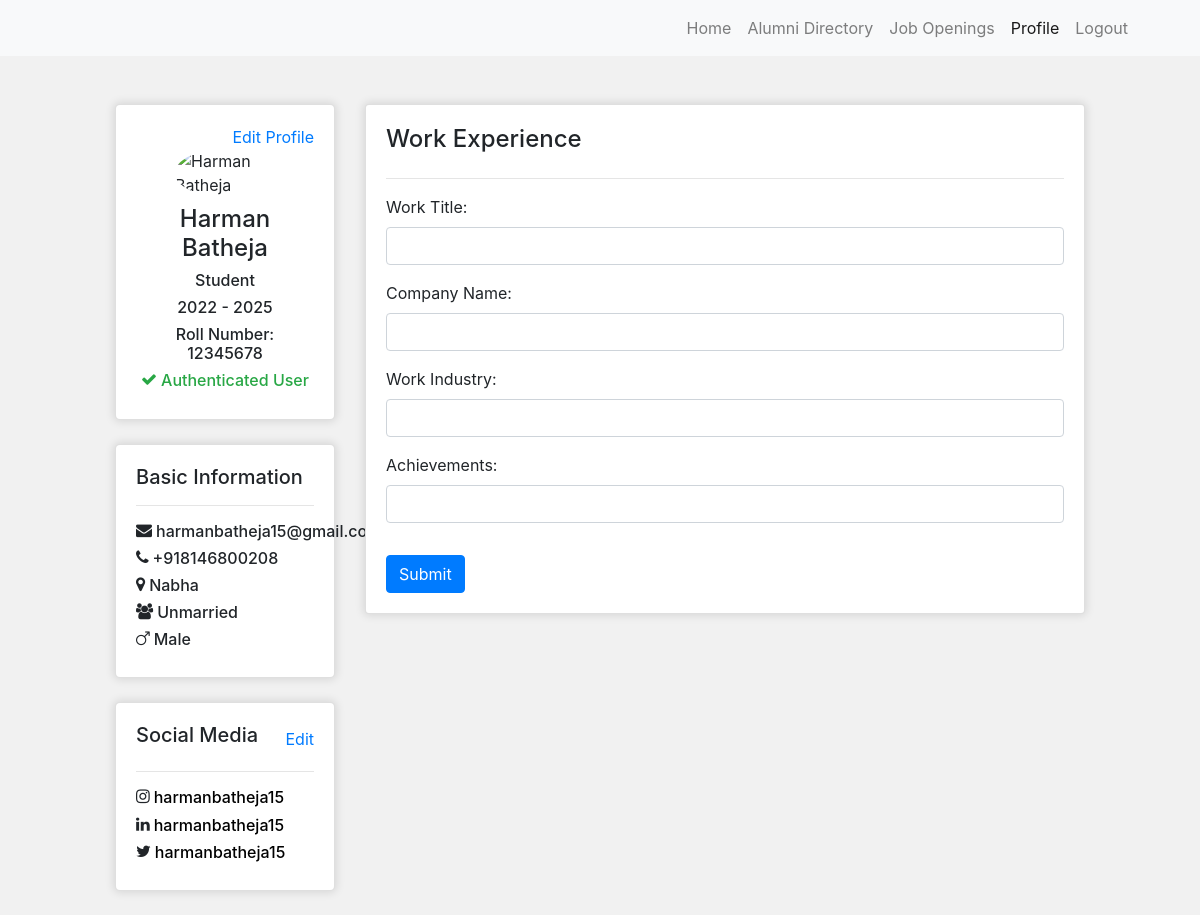
The app's page /addWorkExperience/ (signed in) with its own data.
### website/models.py (models this page shows, shortened)
class Account(AbstractBaseUser):
    gender_choices = (
        ('Male', 'Male'),
        ('Female', 'Female'),
    )
    role_choices = (
        ('Alumni', 'Alumni'),
        ('Student', 'Student'),
        ('Faculty', 'Faculty'),
    )
    maritalStatus_choices = (
        ('Married', 'Married'),
        ('Unmarried', 'Unmarried'),
        ('Other', 'Other'),
    )
    phoneVisibility_choices = (
        ('Private', 'Private'),
        ('Public', 'Public'),
    )
    id = models.AutoField(primary_key=True)
    username = None
    name = models.CharField(max_length=200)
    email = models.EmailField(verbose_name="email", max_length=100, unique=True)
    role = models.CharField(choices=role_choices, max_length=100)
    gender = models.CharField(choices=gender_choices, max_length=250)
    maritalStatus = models.CharField(choices=maritalStatus_choices, max_length=100)
    location = models.CharField(max_length=100, unique=False)
    phone = models.CharField(max_length=100, unique=True)
    phoneVisibility = models.CharField(max_length=100, choices=phoneVisibility_choices, default='Private')
    isAuthenticated = models.BooleanField(default=False, blank=True)
    date_joined = models.DateTimeField(verbose_name="date joined", auto_now_add=True)
    last_login = models.DateTimeField(verbose_name="last login", auto_now=True)
    is_admin = models.BooleanField(default=False)
    is_active = models.BooleanField(default=True)
    is_staff = models.BooleanField(default=False)
    is_superuser = models.BooleanField(default=False)
    objects = MyAccountManager()
    USERNAME_FIELD = 'email'
    REQUIRED_FIELDS = ['name', 'role', 'gender', 'maritalStatus', 'location', 'phone']

class BasicInformation(models.Model):
    branch_choices = (
        ('Computer Sci. & Engg.', 'Computer Sci. & Engg.'),
        ('Mechanical Engg.', 'Mechanical Engg.'),
        ('Architectural Asst.', 'Architectural Asst.'),
        ('Civil Engg.', 'Civil Engg.'),
        ('Electrical Engg.', 'Electrical Engg.'),
    )
    id = models.AutoField(primary_key=True)
    user = models.ForeignKey(Account, on_delete=models.CASCADE)
    course = models.CharField(max_length=100, default='Diploma')
    branch = models.CharField(choices=branch_choices, max_length=250)
    joiningYear = models.CharField(max_length=100)
    passingYear = models.CharField(max_length=100)
    rollNo = models.CharField(max_length=100, unique=True)

class SocialMedia(models.Model):
    id = models.AutoField(primary_key=True)
    user = models.ForeignKey(Account, on_delete=models.CASCADE)
    facebook = models.CharField(max_length=500, default='', blank=True)
    instagram = models.CharField(max_length=100, default='', blank=True)
    linkedin = models.CharField(max_length=100, default='', blank=True)
    twitter = models.CharField(max_length=100, default='', blank=True)

### website/views.py (the view)
# urls.py: path('addWorkExperience/', views.addWorkExperience, name="addWorkExperience"),
@login_required(login_url='login')
def addWorkExperience(request):
    socialAccounts = SocialMedia.objects.filter(user=request.user)
    basicInformation = BasicInformation.objects.filter(user=request.user)
    context = {}
    if request.method == 'POST':
        form = AddWorkExperienceForm(request.POST)
        if form.is_valid():
            workExperienceForm = form.save(commit=False)
            workExperienceForm.user = request.user
            workExperienceForm.save()
            messages.success(request, "Work Experience added successfully!")
            return redirect('/profile/')
        else:
            context['addWorkExperience_form'] = form
    else:
        form = AddWorkExperienceForm()
        context['addWorkExperience_form'] = form
        context = {
            'addWorkExperience_form': form,
            'socialAccounts': socialAccounts,
            'basicInformation': basicInformation,
        }
    return render(request, "addWorkExperience.html", context)

### website/forms.py
class AddWorkExperienceForm(forms.ModelForm):
    workTitle = forms.CharField(label="Work Title", widget=forms.TextInput(attrs={'class': 'form-control'}))
    companyName = forms.CharField(label="Company Name", widget=forms.TextInput(attrs={'class': 'form-control'}))
    workIndustry = forms.CharField(label="Work Industry", widget=forms.TextInput(attrs={'class': 'form-control'}))
    achievements = forms.CharField(label="Achievements", required=False, widget=forms.TextInput(attrs={'class': 'form-control'}))
    class Meta:
        model = WorkExperience
        fields = ('workTitle', 'companyName', 'workIndustry', 'achievements')

### templates/addWorkExperience.html (shortened to what this page needs)
{% extends 'base.html' %}
{% load static %}
{% block content %}
<div class="home container-fluid mt-5">
    <div class="row">
        <div class="col-md-10 col-11 mx-auto">
            <div class="row">
                {% include 'components/profileLeftSide.html' %}
                <div class="col-lg-9 col-md-12">
                    <div class="card">
                        <div class="card-body border-0">
                            <div class="active" id="profile">
                                <div class="d-flex justify-content-between align-items-center">
                                    <h4>Work Experience</h4>
                                </div>
                                <hr>
                                <form method="post">
                                    {% for field in addWorkExperience_form %}
                                    <div class="form-group">
                                        <label class="col-form-label p-0 m-0">{{field.label_tag}}</label>
                                        {{field}}
                                    </div>
                                    {% endfor %}
                                    <button type="submit" class="mt-3 btn btn-primary">Submit</button>
                                </form>
                            </div>
                        </div>
                    </div>
                    <br>
                </div>
            </div>
        </div>
    </div>
</div>
{% endblock %}

### templates/components/profileLeftSide.html (shortened to what this page needs)
<div class="col-lg-3 col-md-12 d-md-block">
    <div class="card card-left">
        <div class="card-body">
            <div class="d-flex justify-content-end">
                <a href="/editProfile/">Edit Profile</a>
            </div>
            {% if request.user.is_authenticated %}
            <div class="d-flex justify-content-center pb-2">
                <img src="https://cdn.pixabay.com/photo/2015/10/05/22/37/blank-profile-picture-973460__340.png"
                    alt="{{user.name}}" style="width: 100px; border-radius: 50%;">
            </div>
            <h4 class="text-center">{{user.name}}</h4>
            <h6 class="text-center">{{user.role}}</h6>
            {% for basicInfo in basicInformation %}
            <h6 class="text-center">{{basicInfo.joiningYear}} - {{basicInfo.passingYear}}</h6>
            <h6 class="text-center">Roll Number: {{basicInfo.rollNo}}</h6>
            {% endfor %}
            {% if user.isAuthenticated %}
            <div class="d-flex justify-content-center">
                <i class="fa fa-check pr-1 text-success"></i>
                <h6 class="text-center text-success">Authenticated User</h6>
            </div>
            {% else %}
            <div class="d-flex justify-content-center">
                <i class="fa fa-exclamation-triangle pr-1 text-danger"></i>
                <h6 class="text-center text-danger">Unauthenticated User</h6>
            </div>
            {% endif %}
            {% endif %}
        </div>
    </div>
    <br>
    <div class="card card-left">
        <div class="card-body">
            {% if request.user.is_authenticated %}
            <h5 class="">Basic Information</h5>
            <hr>
            <div class="d-flex">
                <i class="fa fa-envelope pr-1"></i>
                <h6>{{user.email}}</h6>
            </div>
            <div class="d-flex">
                <i class="fa fa-phone pr-1"></i>
                <h6>+{{user.phone}}</h6>
            </div>
            <div class="d-flex">
                <i class="fa fa-map-marker pr-1"></i>
                <h6>{{user.location}}</h6>
            </div>
            <div class="d-flex">
                <i class="fa fa-users pr-1"></i>
                <h6>{{user.maritalStatus}}</h6>
            </div>
            <div class="d-flex">
                <i class="fa fa-mars pr-1"></i>
                <h6>{{user.gender}}</h6>
            </div>
            {% endif %}
        </div>
    </div>
    <br>
    <div class="card card-left">
        <div class="card-body">
            {% if request.user.is_authenticated %}
            <div class="d-flex justify-content-between align-items-center">
                <h5>Social Media</h5>
                {% if socialAccounts %}
                {% for socialAccount in socialAccounts %}
                <a href="/editSocialMedia/{{socialAccount.id}}/">Edit</a>
                {% endfor %}
                {% else %}
                <a href="/addSocialMedia/">Add</a>
                {% endif %}
            </div>
            <hr>
            {% for socialAccount in socialAccounts %}
            {% if socialAccount.instagram %}
            <div class="d-flex">
                <i class="fa fa-instagram pr-1"></i>
                <a href="https://instagram.com/{{socialAccount.instagram}}/" target="_blank" style="color: #000">
                    <h6>{{socialAccount.instagram}}</h6>
                </a>
            </div>
            {% endif %}
            {% if socialAccount.linkedin %}
            <div class="d-flex">
                <i class="fa fa-linkedin pr-1"></i>
                <a href="https://linkedin.com/in/{{socialAccount.linkedin}}/" target="_blank" style="color: #000">
                    <h6>{{socialAccount.linkedin}}</h6>
                </a>
            </div>
            {% endif %}
            {% if socialAccount.twitter %}
            <div class="d-flex">
                <i class="fa fa-twitter pr-1"></i>
                <a href="https://twitter.com/{{socialAccount.twitter}}/" target="_blank" style="color: #000">
                    <h6>{{socialAccount.twitter}}</h6>
                </a>
            </div>
            {% endif %}
            {% endfor %}
            {% endif %}
        </div>
    </div>
    <br>
</div>

### static/style.css (style rules this page uses)
* { margin: 0; padding: 0; box-sizing: border-box; }
body { background: #f1f1f1; }
input, button, textarea, select { box-shadow: none !important; }
.home .card { box-shadow: 0 0 8px 2px rgba(0, 0, 0, 0.1); }
.home .card-left { border-radius: 5px; }

### records on screen
Account: name "Harman Batheja", role "Student", email "harmanbatheja15@gmail.com", phone "918146800208", location "Nabha", maritalStatus "Unmarried", gender "Male"
BasicInformation: joiningYear "2022", passingYear "2025", rollNo "12345678"
SocialMedia: instagram "harmanbatheja15", linkedin "harmanbatheja15", twitter "harmanbatheja15"

### other values on screen
{{ field.label_tag }} "Work Title:" "Company Name:" "Work Industry:" "Achievements:"
